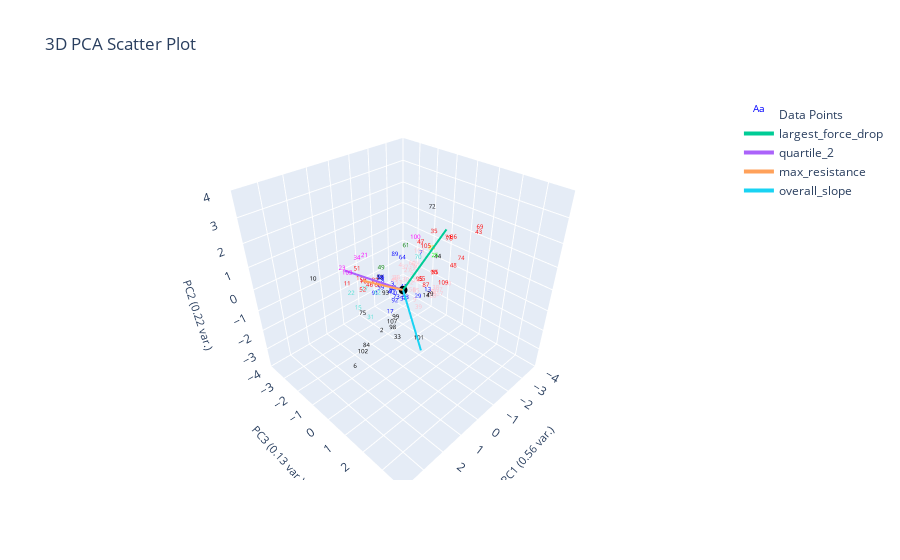

The code cell stored with this chart in its notebook:
### Markdown cell above
# Radius Neighbors Classifier
- Within radius r, assing query point to highest frequency label
- Good for when data isn't uniformly distributed (clusters have different densities)

### Code cell
from sklearn.neighbors import RadiusNeighborsClassifier


X = plotting.extract_numerical_features(marions_labeled_data).values.tolist()
y = marions_labeled_data[f'{ylabel_name}_nums'].values.tolist()
neigh = RadiusNeighborsClassifier(radius=0.9, outlier_label=-1)
neigh.fit(X,y)
predictions = pd.Series(neigh.predict(clustering_features.values))

plotting.plot_clusters_seperately(predictions, curve_data, ylabel_name, 
                                  clustering_method="Radius Neighbors Classifier", 
                                  cluster_category_names={v: k for k, v in ylabel_to_cluster_num.items()},
                                  )
plotting.plot_pca(clustering_features, predictions, 3, 
                  graph_title=f'',
                  ylabel_name=ylabel_name,)

### Figure 1 — Plotly figure (JSON) as saved in the notebook; plotly's stock layout.template omitted (floating-point values rounded to 4 significant figures)
{"data": [{"mode": "text", "name": "Data Points", "text": ["0", "1", "2", "3", "4", "5", "6", "7", "8", "9", "10", "11", "12", "13", "14", "15", "16", "17", "18", "19", "20", "21", "22", "23", "24", "25", "26", "27", "28", "29", "30", "31", "32", "33", "34", "35", "36", "37", "38", "39", "40", "41", "42", "43", "44", "45", "46", "47", "48", "49", "50", "51", "52", "53", "54", "55", "56", "57", "58", "59", "60", "61", "62", "63", "64", "65", "66", "67", "68", "69", "70", "71", "72", "73", "74", "75", "76", "77", "78", "79", "80", "81", "82", "83", "84", "85", "86", "87", "88", "89", "90", "91", "92", "93", "94", "95", "96", "97", "98", "99", "100", "101", "102", "103", "104", "105", "106", "107", "108", "109"], "textfont": {"color": ["blue", "red", "black", "blue", "pink", "pink", "black", "blue", "blue", "pink", "black", "red", "pink", "blue", "black", "turquoise", "red", "blue", "pink", "blue", "pink", "magenta", "turquoise", "magenta", "pink", "lime", "pink", "pink", "pink", "blue", "pink", "turquoise", "black", "black", "magenta", "red", "pink", "pink", "pink", "pink", "blue", "blue", "pink", "red", "black", "pink", "red", "red", "red", "green", "red", "red", "red", "pink", "blue", "red", "pink", "pink", "blue", "blue", "pink", "green", "turquoise", "blue", "blue", "red", "red", "pink", "magenta", "red", "turquoise", "red", "black", "blue", "red", "black", "red", "turquoise", "pink", "black", "pink", "blue", "red", "blue", "black", "pink", "red", "red", "gold", "blue", "red", "blue", "blue", "black", "blue", "red", "pink", "pink", "black", "black", "magenta", "black", "black", "magenta", "pink", "red", "black", "black", "pink", "red"], "size": 6}, "type": "scatter3d", "x": [0.1069, 1.307, 1.882, 0.08855, 0.1008, -0.6943, 3.87, -1.034, 0.4724, -0.4262, 2.762, 1.729, -0.3949, -1.295, -1.42, 2.074, 1.085, 1.094, -0.9038, -0.4543, -0.5015, 1.804, 1.823, 1.687, -1.783, -0.4885, 0.0483, -0.4145, 0.02365, -0.7049, -0.4225, 1.924, 0.4827, 1.499, 1.618, -1.089, -0.7688, -0.2397, -1.963, -0.2933, 0.1374, -0.3212, -0.3019, -3.082, -1.314, 0.1456, 0.9788, -0.8244, -2.432, 0.5851, 1.229, 1.276, 1.129, -0.3161, -0.01291, -1.77, -0.5497, -2.218, 0.4914, 0.4707, -0.407, -0.3469, 1.051, -0.1375, -0.5366, -1.339, 0.6556, -0.5769, 4.05, -2.959, -0.5886, -1.428, -0.7535, 0.3433, -2.591, 1.989, -1.665, 1.377, -1.778, -1.57, -2.445, 0.1057, 0.6571, 0.1911, 2.927, -0.5929, -1.864, -1.497, -1.073, -0.04769, -1.698, 0.7771, 0.4929, 0.9513, 0.4256, -1.23, -1.731, -2.042, 1.327, 1.722, 0.07606, 0.7614, 3.255, 1.86, -0.686, -0.7266, 4.537, 1.151, -1.634, -2.227], "y": [-0.3217, -1.092, 0.8114, -0.4891, -0.04487, -0.2108, 1.757, -0.06899, -0.6168, 0.2196, -1.781, -1.206, 0.1211, 0.1148, -0.06085, -0.1794, -1.021, 0.434, -0.06642, -0.3913, 0.2022, -0.02612, -0.8546, -1.47, -0.101, 1.096, -0.4017, -0.1758, -0.3249, 0.1301, -0.28, 0.2715, -0.7751, 1.211, -0.6311, 0.4924, -0.06998, -0.139, -0.03722, 0.5477, -0.5293, -0.3256, 0.06793, 1.041, 0.5325, -0.3413, -0.8067, 0.09092, 0.4368, -0.5642, -0.8624, -1.137, -1.039, -0.5625, 0.01858, 0.05406, -0.02932, 0.001082, -0.7294, -0.746, 0.08153, -0.2207, -0.2888, -0.006126, -0.5709, -0.2569, -0.698, 0.07507, 0.6598, 1.166, 0.2023, 0.8667, 0.644, -0.02338, 0.6881, -0.05514, 0.7491, -0.6334, -0.0221, 0.009237, 0.2127, -0.5233, -0.8509, -0.3494, 1.216, 0.126, 0.789, -0.1742, 0.434, -0.4761, 0.05313, -0.7736, 0.05466, 0.04478, -0.7669, -0.2994, 0.04439, 0.09518, 0.7953, 1.372, 0.6741, 1.556, 1.418, -0.9399, 0.1623, 0.4409, 3.389, 0.5832, 0.03448, 0.1501], "z": [-0.6298, 0.2749, -0.7333, -0.2756, 0.7944, -0.01294, -0.3933, 0.8306, -0.009526, -0.9477, 0.6396, 0.1925, 0.4979, -0.9567, -1.409, -0.1692, 0.05834, -0.5477, 1.333, -0.8494, -0.06852, 1.978, -0.002634, 0.7371, -1.411, 1.458, 0.008778, 0.2586, 0.06869, -0.9685, -0.2294, -0.4291, 0.07809, -1.037, 1.527, 1.947, 0.3321, 0.4983, -1.277, -1.049, -0.6626, -0.5362, -0.1365, 1.344, 0.8022, -0.01286, -0.04236, 1.456, -0.1739, 0.6712, 0.2719, 0.6758, -0.3115, -0.4576, -0.7809, -0.3738, -0.6513, -1.714, 0.0766, -0.3951, 0.7003, 1.369, -0.09368, -0.792, 0.6089, -0.6324, -0.1525, 0.577, 0.1276, 1.665, 0.9449, 1.714, 3.089, -0.5348, 0.2207, -0.3941, 1.513, 0.0622, -1.382, -1.388, -1.187, -0.5771, -0.007015, -0.3523, -0.4909, -0.6358, 1.521, -0.9787, 1.249, 1.012, -0.34, -0.5163, -0.5763, 0.01131, 0.06975, -0.618, -1.45, -1.35, -0.9446, 0.1143, 2.253, -1.328, -0.4159, 0.8676, 1.154, 1.461, -0.8462, -0.9081, -1.498, -1.07]}, {"marker": {"color": "black", "size": 3}, "mode": "markers", "name": "Origin", "showlegend": false, "type": "scatter3d", "x": [0], "y": [0], "z": [0]}, {"line": {"width": 4}, "mode": "lines+text", "name": "largest_force_drop", "textposition": "top center", "type": "scatter3d", "x": [0, -1.041], "y": [0, 1.08], "z": [0, 2.579]}, {"line": {"width": 4}, "mode": "lines+text", "name": "quartile_2", "textposition": "top center", "type": "scatter3d", "x": [0, 1.627], "y": [0, -1.362], "z": [0, 0.9962]}, {"line": {"width": 4}, "mode": "lines+text", "name": "max_resistance", "textposition": "top center", "type": "scatter3d", "x": [0, 1.662], "y": [0, -0.3021], "z": [0, 1.073]}, {"line": {"width": 4}, "mode": "lines+text", "name": "overall_slope", "textposition": "top center", "type": "scatter3d", "x": [0, 1.583], "y": [0, 2.427], "z": [0, -0.4547]}], "layout": {"autosize": true, "scene": {"aspectmode": "cube", "xaxis": {"range": [-4, 4], "title": {"font": {"size": 11}, "text": "PC1 (0.56 var.)"}}, "yaxis": {"range": [-4, 4], "title": {"font": {"size": 11}, "text": "PC3 (0.13 var.)"}}, "zaxis": {"range": [-4, 4], "title": {"font": {"size": 11}, "text": "PC2 (0.22 var.)"}}}, "title": {"text": "3D PCA Scatter Plot"}}}
